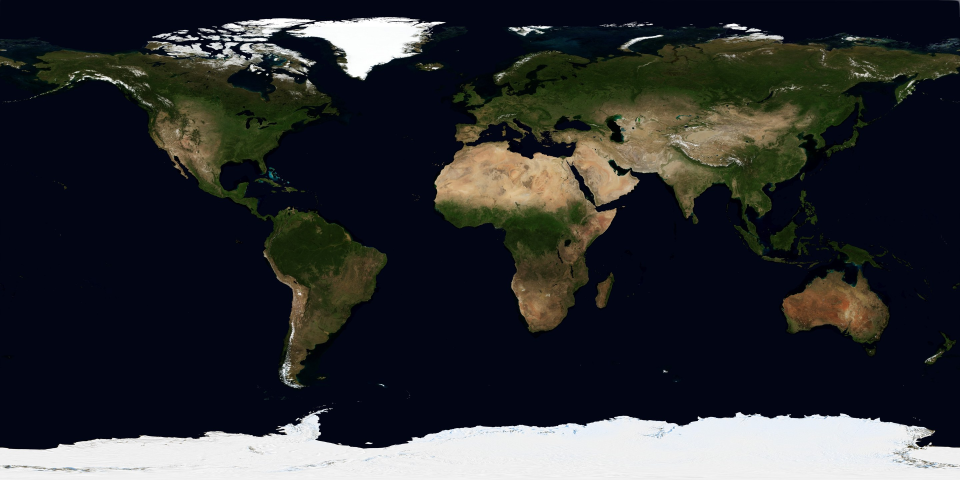
#> input picture Resources/Earth/day-jul.jpg, 2880 x 1440 px, given in place of src_garg.png, which was not available (shown at 1/3 size)
$ python make.py ../../Resources/Earth/day-jul.jpg
#> lines starting #> are read from the running program, lines starting #| are printed output that depends on the picture; after the words box and inside, x2 and y2 are one past the last pixel; in counts of white or black regions, pixels touching at a corner belong together
import numpy as np
from PIL import Image, ImageFilter, ImageDraw, ImageFont
import os, sys

HERE = os.path.dirname(os.path.abspath(__file__))
OUT = os.path.join(os.path.dirname(os.path.abspath(__file__)), "output")
os.makedirs(OUT, exist_ok=True)

CANVAS = 1024
BODY = 824

# ---------- squircle mask, shadow, framing ----------

def squircle_mask(size=BODY, n=5.0, ss=4):
#> called with size = 824, n = 5, ss = 4
    s = size * ss
    c = (np.arange(s) + 0.5) / s * 2 - 1
    x, y = np.meshgrid(c, c)
    m = (np.abs(x) ** n + np.abs(y) ** n) <= 1.0
    img = Image.fromarray((m * 255).astype(np.uint8))
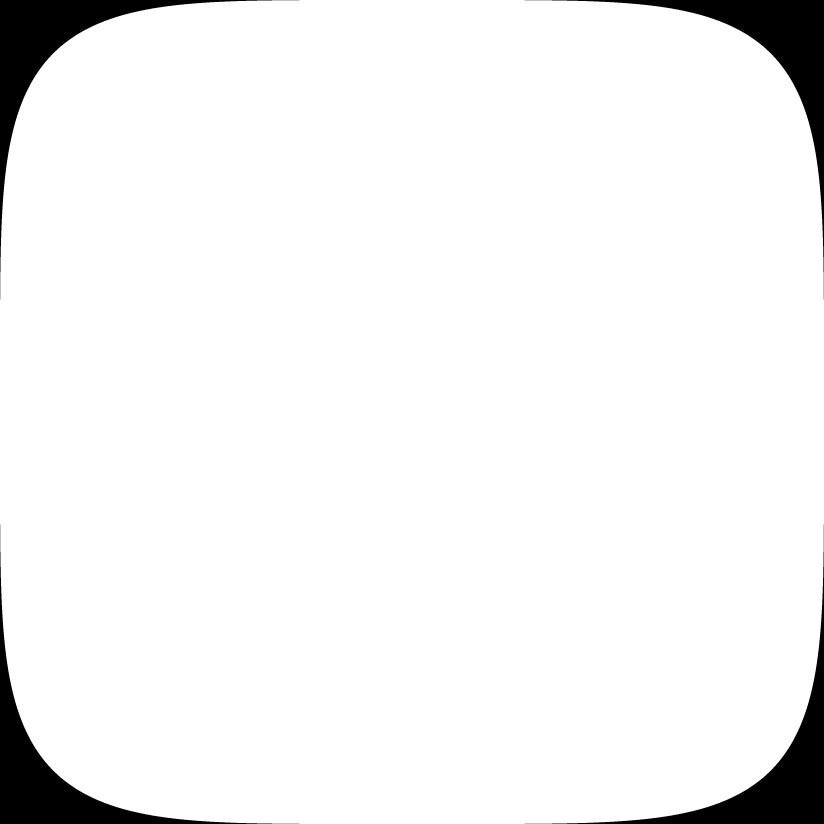
#> img: PIL image 3296x3296 L (shown at 1/4 size); 95% white; 4 black regions, box (x1, y1, x2, y2) and area: (0, 0, 1198, 1198) 135353, (2098, 0, 3296, 1198) 135353, (0, 2098, 1198, 3296) 135353, (2098, 2098, 3296, 3296) 135353
    return img.resize((size, size), Image.LANCZOS)

MASK = squircle_mask()

def frame(art):
    """art: RGB PIL image >= BODY, centered and clipped to the squircle on a 1024 canvas."""
    w, h = art.size
    l, t = (w - BODY) // 2, (h - BODY) // 2
    art = art.crop((l, t, l + BODY, t + BODY)).convert("RGBA")
    # faint rim so dark icons separate from dark backgrounds
    rim = squircle_mask(BODY - 6)
    rim_full = Image.new("L", (BODY, BODY), 0)
    rim_full.paste(rim, (3, 3))
    edge = np.clip(np.asarray(MASK, np.float32) - np.asarray(rim_full, np.float32), 0, 255) / 255
    a = np.asarray(art, np.float32)
    a[..., :3] = a[..., :3] * (1 - edge[..., None] * 0.22) + 255 * edge[..., None] * 0.22
    art = Image.fromarray(a.astype(np.uint8))
    art.putalpha(MASK)
    canvas = Image.new("RGBA", (CANVAS, CANVAS), (0, 0, 0, 0))
    off = (CANVAS - BODY) // 2
    sh = Image.new("RGBA", (CANVAS, CANVAS), (0, 0, 0, 0))
    sha = Image.new("L", (CANVAS, CANVAS), 0)
    sha.paste(MASK, (off, off + 10))
    sha = sha.filter(ImageFilter.GaussianBlur(14)).point(lambda v: int(v * 0.45))
    sh.putalpha(sha)
    canvas.alpha_composite(sh)
    canvas.alpha_composite(art, (off, off))
    return canvas

def upscale(cells, minsize=BODY):
    """cells: HxWx3 uint8 grid; nearest-neighbor scale to the smallest integer factor covering BODY."""
    h, w, _ = cells.shape
    k = int(np.ceil(minsize / min(h, w)))
    return Image.fromarray(cells).resize((w * k, h * k), Image.NEAREST)

# ---------- dithering helpers ----------

def bayer(n):
#> called with n = 8
    m = np.array([[0]])
    while m.shape[0] < n:
        m = np.block([[4 * m, 4 * m + 2], [4 * m + 3, 4 * m + 1]])
    return (m + 0.5) / m.size

B8 = bayer(8)

def hexrgb(h):
    h = h.lstrip("#")
    return np.array([int(h[i:i + 2], 16) for i in (0, 2, 4)], np.uint8)

WARM = [hexrgb(c) for c in ["000000", "3a0f04", "9a3208", "f2700f", "ffb347", "fff1d6"]]
COOL = [hexrgb(c) for c in ["000000", "0b1a4a", "1f4fd8", "4aa6ff", "b6e6ff", "ffffff"]]

def dither_two_ramps(v, h, ramps=(WARM, COOL), off=(0, 0)):
    """v: intensity 0..1, h: 0 warm .. 1 cool. Ordered dither both the ramp step and the hue choice."""
    H, W = v.shape
    yy, xx = np.mgrid[0:H, 0:W]
    t = B8[(yy + off[0]) % 8, (xx + off[1]) % 8]
    t2 = B8[(yy + 3 + off[0]) % 8, (xx + 5 + off[1]) % 8]
    n = len(ramps[0]) - 1
    f = np.clip(v, 0, 1) * n
    lo = np.floor(f).astype(int)
    step = np.clip(lo + ((f - lo) > t), 0, n)
    cool = np.clip(h, 0, 1) > t2
    out = np.zeros((H, W, 3), np.uint8)
    wr, cr = np.stack(ramps[0]), np.stack(ramps[1])
    out[~cool] = wr[step[~cool]]
    out[cool] = cr[step[cool]]
    return out

def grid(N):
    c = (np.arange(N) + 0.5) / N * 2 - 1
    x, y = np.meshgrid(c, c)
    return x, y

def g(x, s):
    return np.exp(-(x / s) ** 2)

# ---------- render-based options ----------

def from_render(path, cx, cy, size, ps=2, clean=0.0):
    im = np.asarray(Image.open(path).convert("RGB"))
    cells = im[ps // 2::ps, ps // 2::ps]
    x0, y0 = cx - size // 2, cy - size // 2
    cells = cells[y0:y0 + size, x0:x0 + size].copy()
    if clean > 0:
        c = cells.astype(int)
        lum = c.max(axis=2) / 255.0
        gray = (c.max(axis=2) - c.min(axis=2)) < 40
        # drop the sparse dim dither dots of the sky haze so the object reads at small sizes
        cells[(lum < clean) | (gray & (lum < 0.6))] = 0
        on = cells.max(axis=2) > 0
        p = np.pad(on, 1)
        nb = sum(p[1 + dy:1 + dy + on.shape[0], 1 + dx:1 + dx + on.shape[1]]
                 for dy in (-1, 0, 1) for dx in (-1, 0, 1)) - on
        lum = cells.max(axis=2) / 255.0
        cells[on & (nb < 2) & (lum < 0.75)] = 0
    return cells

# ---------- procedural black hole ----------

def black_hole_field(N, R0=0.30, tilt=0.12, disk_out=1.0):
    x, y = grid(N)
    r = np.hypot(x, y)
    # lensed back of the disk: bright arc over the top, faint thin one underneath
    halo_up = g(r - (R0 + 0.15), 0.14) * (y < 0.02) * 0.8
    halo_dn = g(r - (R0 + 0.06), 0.06) * (y >= 0.02) * 0.5
    ring = g(r - (R0 + 0.03), 0.035) * 0.9
    v = np.maximum(np.maximum(halo_up, halo_dn), ring)
    # front disk: thin flat band across the whole width, in front of the shadow
    hh = disk_out * tilt
    band = np.clip(1 - np.abs(x) / disk_out, 0, 1) ** 0.45 * g(y - 0.015, hh)
    v = np.maximum(v, band * 0.9)
    v = np.where((r < R0) & (band < 0.35), 0.0, v)
    # Doppler: left approaching (cool, brighter), right receding (warm, dimmer)
    hue = 1 / (1 + np.exp((x + 0.02) / 0.1))
    v = v * (0.88 + 0.3 * hue)
    return np.clip(v, 0, 1), hue

def opt_minimal():
    N = 24
    v, hue = black_hole_field(N, R0=0.33, tilt=0.09)
    return dither_two_ramps(v, hue)

def opt_ring():
    """Face-on Einstein ring: warm top, cool bottom, deep black center."""
    N = 32
    x, y = grid(N)
    r = np.hypot(x, y)
    ang = np.arctan2(y, x)
    v = g(r - 0.58, 0.2) * 1.1 + g(r - 0.52, 0.07) * 0.5
    v = v * (0.75 + 0.25 * np.cos(ang + 2.4))
    v = np.where(r < 0.36, 0, v)
    hue = np.clip(0.5 + 0.9 * np.sin(ang - 0.0) * 0.8 + 0.5 * x * 0, 0, 1)
    hue = 1 / (1 + np.exp(-(np.sin(ang + 0.5)) / 0.18))
    return dither_two_ramps(np.clip(v, 0, 1), hue)

def opt_deepfield():
    N = 40
    rng = np.random.default_rng(7)
    x, y = grid(N)
    v = np.zeros((N, N))
    hue = np.zeros((N, N))
    # faint galaxy smudges
    for _ in range(9):
        cx, cy = rng.uniform(-0.9, 0.9, 2)
        if np.hypot(cx - 0.0, cy - 0.0) < 0.7:
            continue
        a = rng.uniform(0, np.pi)
        dx, dy = x - cx, y - cy
        u = dx * np.cos(a) + dy * np.sin(a)
        w = -dx * np.sin(a) + dy * np.cos(a)
        s = rng.uniform(0.04, 0.08)
        val = np.exp(-(u / s) ** 2 - (w / (s * 0.45)) ** 2) * rng.uniform(0.35, 0.6)
        h = rng.uniform(0, 1) > 0.5
        hue = np.where(val > v, float(h), hue)
        v = np.maximum(v, val)
    # lensed object: Einstein arcs around a warm foreground galaxy
    r = np.hypot(x, y)
    ang = np.arctan2(y, x)
    arcs = g(r - 0.5, 0.08) * (0.25 + 0.75 * np.clip(np.cos(2 * (ang - 0.6)), 0, 1) ** 0.6)
    core = g(r, 0.16)
    v = np.maximum(v, arcs * 1.05)
    hue = np.where(arcs * 1.05 >= v - 1e-6, 1.0, hue)
    v = np.maximum(v, core)
    hue = np.where(core >= v - 1e-6, 0.0, hue)
    out = dither_two_ramps(np.clip(v, 0, 1), hue)
    # crisp stars with diffraction crosses
    stars = [(-0.62, -0.6, 1, 2), (0.66, 0.58, 0, 2), (0.7, -0.68, 1, 1), (-0.72, 0.7, 0, 1)]
    for sx, sy, cool, arm in stars:
        i, j = int((sy + 1) / 2 * N), int((sx + 1) / 2 * N)
        ramp = COOL if cool else WARM
        out[i, j] = ramp[5]
        for k in range(1, arm + 1):
            col = ramp[4] if k == 1 else ramp[2]
            for di, dj in ((k, 0), (-k, 0), (0, k), (0, -k)):
                out[i + di, j + dj] = col
    for _ in range(14):
        i, j = rng.integers(0, N, 2)
        if np.hypot(i - N / 2, j - N / 2) < N * 0.3:
            continue
        if out[i, j].max() == 0:
            out[i, j] = (COOL if rng.uniform() > 0.5 else WARM)[rng.integers(2, 4)]
    return out

def main():
    src = os.path.join(HERE, "renders")
    opts = []
    garg = from_render(f"{src}/src_garg.png", 62, 66, 68, clean=0.3)
#> in from_render, im is the input picture: shape (1440, 2880, 3); mean R, G, B 46.4, 48.5, 51
#> in from_render, `gray = (c.max(axis=2) - c.min(axis=2)) < 40`: gray: shape (68, 68) bool; 100% white; black in thin lines or dots, all inside (x1, y1, x2, y2) = (6, 63, 8, 64)
#> in from_render, `cells[(lum < clean) | (gray & (lum < 0.6))] = 0`:
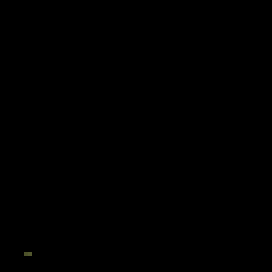
#> cells: shape (68, 68, 3) (shown 4 times larger); mean R, G, B 0, 0, 0
#> in from_render, `p = np.pad(on, 1)`: p: shape (70, 70) bool; 0.04% white in thin lines or dots, all inside (x1, y1, x2, y2) = (7, 64, 9, 65)
#> in from_render, `nb = sum(p[1 + dy:1 + dy + on.shape[0], 1 + dx:1 + dx + on.shape[1]] f..`: nb: shape (68, 68) int64; 3 distinct labels, from 0 to 2
#> in from_render, `cells[on & (nb < 2) & (lum < 0.75)] = 0`: cells: shape (68, 68, 3); 0.04% of pixels changed, all inside (x1, y1, x2, y2) = (6, 63, 8, 64)
    opts.append(("gargantua", garg))
    syn = from_render(f"{src}/src_syn.png", 62, 66, 68, clean=0.3)
#> call 2 of from_render, with path = 'Design/Icons/renders/src_syn.png', cx = 62, cy = 66, size = 68, ps = 2, clean = 0.3
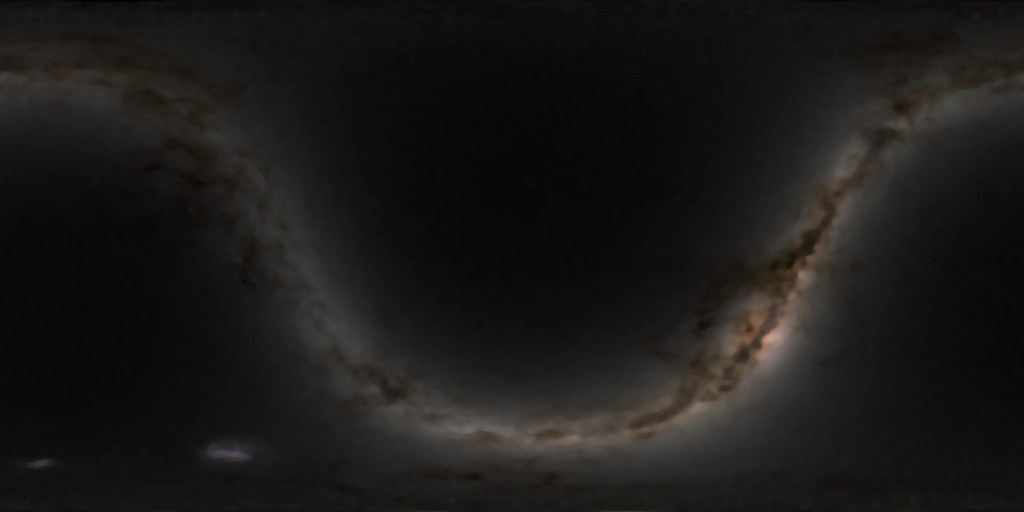
#> input picture Resources/Earth/milkyway.jpg, 1024 x 512 px, given in place of src_syn.png, which was not available
#> in from_render, im is the input picture: shape (512, 1024, 3); mean R, G, B 26.8, 25.7, 24
#> in from_render (call 2), `cells = cells[y0:y0 + size, x0:x0 + size].copy()`:
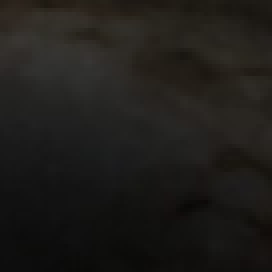
#> cells: shape (68, 68, 3) (shown 4 times larger); mean R, G, B 30.5, 28.8, 25.8
#> in from_render (call 2), `lum = c.max(axis=2) / 255.0`:
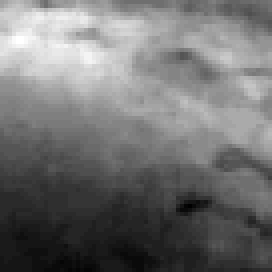
#> lum: shape (68, 68) float64 (shown 4 times larger); min 0.0353, max 0.224, mean 0.12; drawn with min black and max white
#> in from_render (call 2), `gray = (c.max(axis=2) - c.min(axis=2)) < 40`: gray: shape (68, 68) bool; every value is 1
#> in from_render (call 2), `on = cells.max(axis=2) > 0`: on: shape (68, 68) bool; every value is 0
#> in from_render (call 2), `p = np.pad(on, 1)`: p: shape (70, 70) bool; every value is 0
#> in from_render (call 2), `nb = sum(p[1 + dy:1 + dy + on.shape[0], 1 + dx:1 + dx + on.shape[1]] f..`: nb: shape (68, 68) int64; every value is 0
    opts.append(("synthwave", syn))
    opts.append(("pixel-mark", opt_minimal()))
    gal = from_render(f"{src}/src_gal.png", 64, 64, 96, clean=0.42)
#> call 3 of from_render, with path = 'Design/Icons/renders/src_gal.png', cx = 64, cy = 64, size = 96, ps = 2, clean = 0.42
#> in from_render (call 3), `c = cells.astype(int)`:
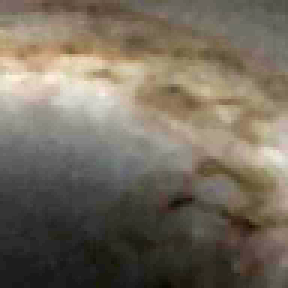
#> c: shape (96, 96, 3) int64 (shown 3 times larger); mean R, G, B 28.8, 27, 24.1; drawn with min black and max white
#> in from_render (call 3), `lum = c.max(axis=2) / 255.0`:
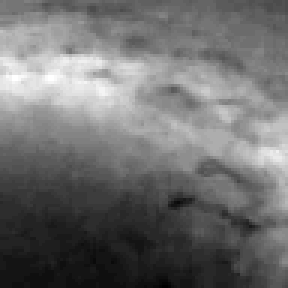
#> lum: shape (96, 96) float64 (shown 3 times larger); min 0.0275, max 0.224, mean 0.113; drawn with min black and max white
#> in from_render (call 3), `gray = (c.max(axis=2) - c.min(axis=2)) < 40`: gray: shape (96, 96) bool; every value is 1
#> in from_render (call 3), `cells[(lum < clean) | (gray & (lum < 0.6))] = 0`: cells: shape (96, 96, 3); every value is 0
#> in from_render (call 3), `on = cells.max(axis=2) > 0`: on: shape (96, 96) bool; every value is 0
#> in from_render (call 3), `p = np.pad(on, 1)`: p: shape (98, 98) bool; every value is 0
#> in from_render (call 3), `nb = sum(p[1 + dy:1 + dy + on.shape[0], 1 + dx:1 + dx + on.shape[1]] f..`: nb: shape (96, 96) int64; every value is 0
    opts.append(("galaxy", gal))
    opts.append(("deep-field", opt_deepfield()))
    opts.append(("photon-ring", opt_ring()))
    sel = sys.argv[1:]
    for i, (name, cells) in enumerate(opts, 1):
        if sel and str(i) not in sel:
            continue
        icon = frame(upscale(cells))
        icon.save(f"{OUT}/option-{i}-{name}.png")
#> this loop made 6 passes
#> name on passes 1 to 6: 'gargantua', 'synthwave', 'pixel-mark', 'galaxy', 'deep-field', 'photon-ring'
    return opts

if __name__ == "__main__":
    main()
